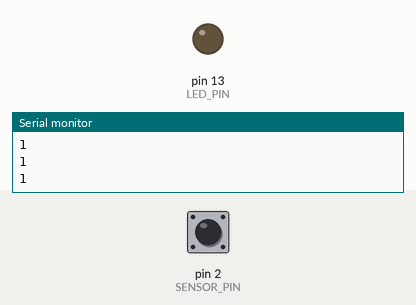
Simulated run of this sketch. Board: Arduino Uno, built with avr-gcc and run on an emulated ATmega328P. On the bench: output pins drawn as LEDs (lit = HIGH), the last lines printed to the serial monitor. The inputs (shaded band) are chosen by the test bench; at power-on: pin 2 (SENSOR_PIN) HIGH.

Above: at 1.8 s.
1.9 s: pin 2 (SENSOR_PIN) pulsed LOW 2 times (0.12 s each, 0.3 s apart)
At 2.5 s:
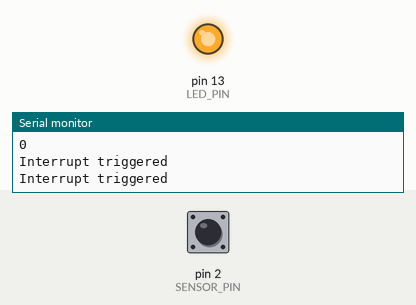
4.0 s: pin 2 (SENSOR_PIN) driven LOW
At 5.4 s:
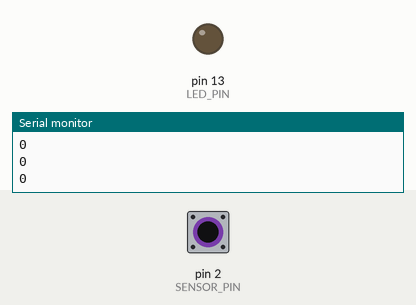
5.8 s: pin 2 (SENSOR_PIN) driven HIGH
At 7.0 s:
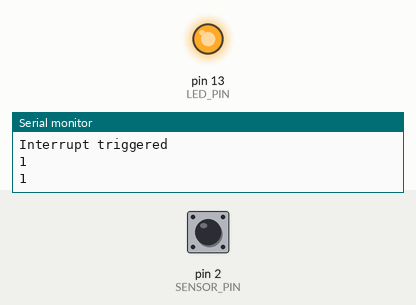
Timing chart, 0 to 8.8 s (numbered marks = the images above; inputs shaded):
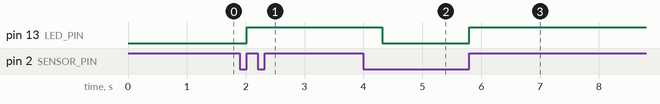

The sketch:

SIT315_M1.T1P_code.ino
```cpp
// Global variables
const uint8_t SENSOR_PIN = 2;
const uint8_t LED_PIN = 13;
byte sensorState;

// Setup code that runs once on startup
void setup()
{
  // Set up our pins
  pinMode(SENSOR_PIN, INPUT_PULLUP);
  pinMode(LED_PIN, OUTPUT);

  // Attach an interrupt to our sensor pin, and have it turn on the LED when it triggers.
  attachInterrupt(
  	digitalPinToInterrupt(SENSOR_PIN),
    triggerSensorLight,
    RISING
   );

  // Open our serial port to print debugging info
  Serial.begin(9600);
}

// Not much happens in our loop, because everything's handled by interrupts. This just
// prints the current sensor state to serial for debugging purposes.
void loop() {
  sensorState = digitalRead(SENSOR_PIN);
  Serial.println(sensorState);
  delay(500);
}

// Our function to turn on the LED, which is called when the interrupt is triggered.
void triggerSensorLight() {
  // Debugging line to check out interrupt is triggering
  Serial.println("Interrupt triggered");
  // Turn the LED on
  digitalWrite(LED_PIN, HIGH);
  // And start a timer so the LED stays on for a little while.
  startTimer(0.5);
}

// Takes parameter freq in Hz and sets up timer with this frequency
void startTimer(double seconds){
  noInterrupts();

  TCCR1A = 0;
  TCCR1B = B00000101; // Set prescaler to 1024, per ATmega8A datasheet
  TCCR1B |= (1 << WGM12); // Set CTC ('clear timer on compare')
  TCNT1 = 0;
  OCR1A = 16000000 / (1024 * (1 / seconds)) - 1;
  TIMSK1 |= (1 << OCIE1A); // Set COMPA interrupt

  interrupts();
}

// Once the timer has completed, turn the LED back off.
ISR(TIMER1_COMPA_vect){
  byte motionOngoing = digitalRead(SENSOR_PIN);
  if (!motionOngoing)
  	digitalWrite(LED_PIN, LOW);
}
```

Measured:
- after the input at 1.9 s, pin 13 (LED_PIN): LOW → HIGH after 0.12 s
- after the input at 4.0 s, pin 13 (LED_PIN): HIGH → LOW after 0.32 s
- after the input at 5.8 s, pin 13 (LED_PIN): LOW → HIGH at once
